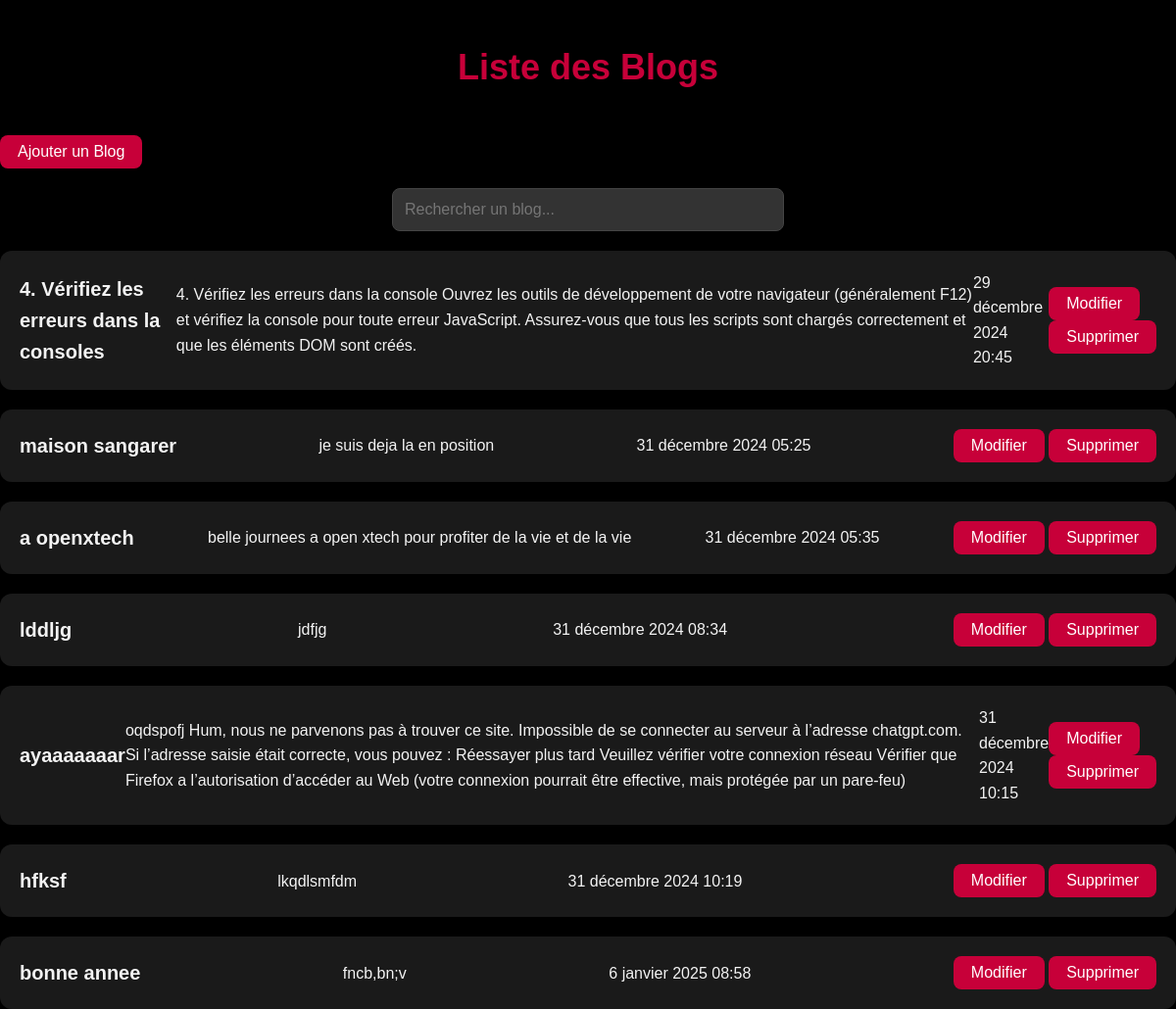
The app's page /blogs/ (signed in), older data.
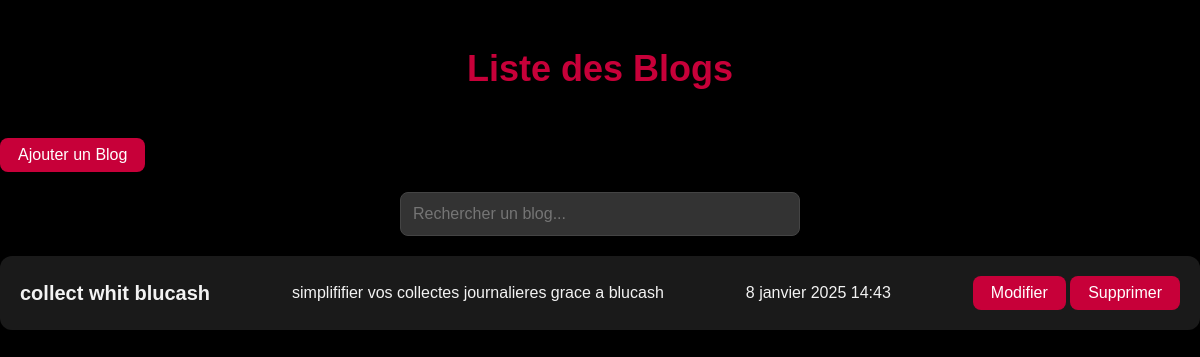
The same page, newer data.
### memoire/models.py (models this page shows)
class Blog(models.Model):
    titre = models.CharField(max_length=200)
    userb = models.ForeignKey(UserProfile, on_delete=models.CASCADE, related_name='userb')
    images = models.ImageField(upload_to='memoires/images/', blank=True, null=True)
    datet = models.DateTimeField(auto_now_add=True)
    resume = models.TextField()
    state_CHOICES = [
        ('E', 'ENCOURS'),
        ('P', 'PASSER'),
    ]
    state = models.CharField(max_length=1, choices=state_CHOICES)

### memoire/views.py (the view)
# urls.py: path('blogs/', blog_list, name='blog_list'),
def blog_list(request):
    try:
        idp=request.session['user_id']
        user = UserProfile.objects.get(id=idp)
    except:
        return redirect("login")
    userinfo = UserProfile.objects.prefetch_related(
            Prefetch(
                'userk',
                queryset=Userskills.objects.select_related('userk'),
                to_attr='skills_list'
            ),
            Prefetch(
                'users',
                queryset=Userservice.objects.select_related('users'),
                to_attr='service_list'
            ), Prefetch(
                'userl',
                queryset=Userlink.objects.select_related('userl'),
                to_attr='link_list'
            ), Prefetch(
                'userb',
                queryset=Blog.objects.select_related('userb'),
                to_attr='blog_list'
            ), Prefetch(
                'userealisation',
                queryset=Realisation.objects.select_related('userealisation'),
                to_attr='realisation_list'
            )
        ).select_related(  )
    for el in  userinfo:
        if user.id==el.id:
            user=el
    context = {
        'user':user,
    }
    return render(request, 'blog_list.html', context)  # Remplacez par le chemin correct

### Template/blog_list.html (shortened to what this page needs)
<!DOCTYPE html>
<html lang="fr">
<head>
</head>
<body>
    <h1><span class="color">Liste</span> des Blogs</h1>
    <button  onclick="showAddBlogForm()">Ajouter un Blog</button>
    <input type="text" id="searchInput" placeholder="Rechercher un blog..." onkeyup="searchBlogs()">
    <ul>
        {% for blog in user.blog_list %}
            <li>
                <div>
                    <a href="">{{ blog.titre }}</a>
                </div>
                <div>
                    <p>{{ blog.resume}}</p>
                </div>
                <div>
                    <p>{{ blog.datet}}</p>
                </div>
                <div>
                    <button onclick="showEditForm({{ blog.pk }})">Modifier</button>
                    <button onclick="showDeleteForm({{ blog.pk }})">Supprimer</button>
                </div>
            </li>
        {% endfor %}
    </ul>
</body>
</html>

Row changes from the older to the newer data that the page shows:
removed Blog: titre "4. Vérifiez les erreurs dans la consoles", resume "4. Vérifiez les erreurs dans la console Ouvrez les outils de développement de votre navigateur (généralement F12) et vérifiez la console pour toute erreur JavaScript. Assurez-vous que tous les scripts sont chargés correctement et que les éléments DOM sont créés.", datet "29 décembre 2024 20:45"
removed Blog: titre "maison sangarer", resume "je suis deja la en position", datet "31 décembre 2024 05:25"
removed Blog: titre "a openxtech", resume "belle journees a open xtech pour profiter de la vie et de la vie", datet "31 décembre 2024 05:35"
removed Blog: titre "lddljg", resume "jdfjg", datet "31 décembre 2024 08:34"
removed Blog: titre "ayaaaaaaar", resume "oqdspofj Hum, nous ne parvenons pas à trouver ce site. Impossible de se connecter au serveur à l’adresse chatgpt.com. Si l’adresse saisie était correcte, vous pouvez : Réessayer plus tard Veuillez vérifier votre connexion réseau Vérifier que Firefox a l’autorisation d’accéder au Web (votre connexion pourrait être effective, mais protégée par un pare-feu)", datet "31 décembre 2024 10:15"
removed Blog: titre "hfksf", resume "lkqdlsmfdm", datet "31 décembre 2024 10:19"
removed Blog: titre "bonne annee", resume "fncb,bn;v", datet "6 janvier 2025 08:58"
added Blog: titre "collect whit blucash", resume "simplififier vos collectes journalieres grace a blucash", datet "8 janvier 2025 14:43"
